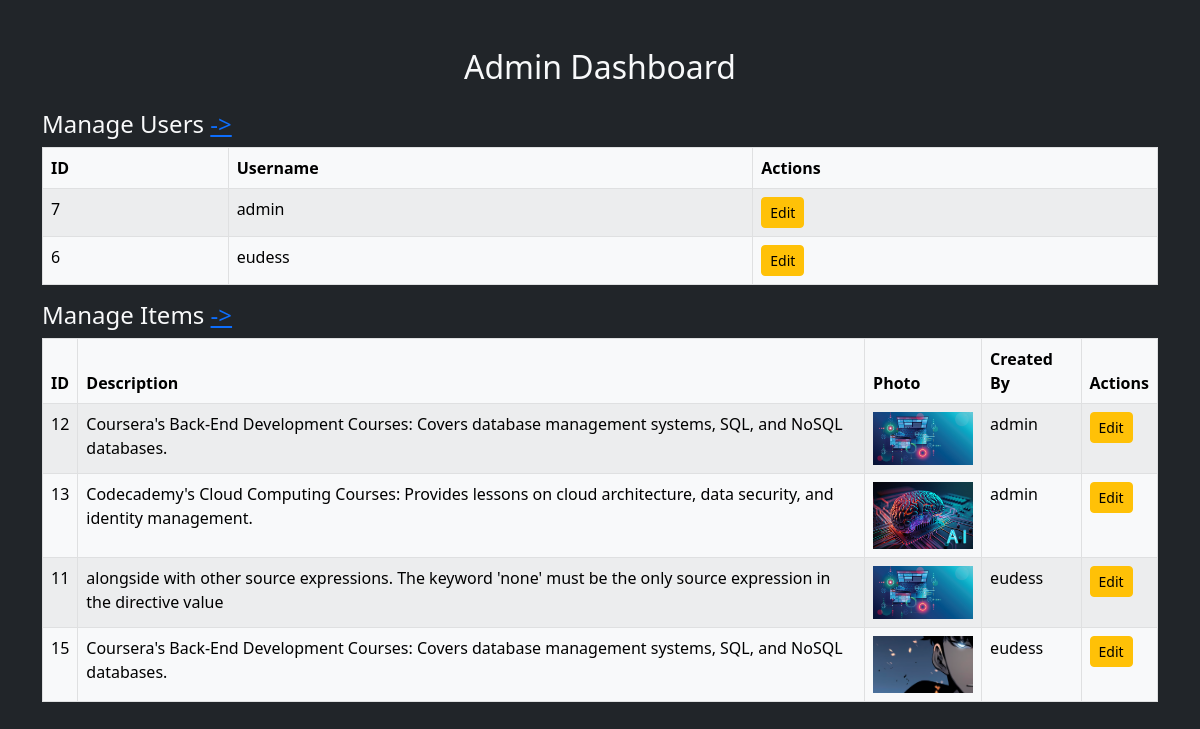
Screenshot of /admin_dashboard.php (signed in) with the database file from the repository.
### tables this page shows
CREATE TABLE `users` (
  `id` int(11) NOT NULL,
  `username` varchar(50) NOT NULL,
  `password` varchar(255) NOT NULL,
  `user_level` enum('admin','user') NOT NULL
);

CREATE TABLE `items` (
  `id` int(11) NOT NULL,
  `description` text NOT NULL,
  `photo` varchar(100) DEFAULT NULL,
  `created_by` int(11) DEFAULT NULL
);

### admin_dashboard.php (the view, shortened to what this page needs)
<?php
include 'db_connect.php';
$users_result = $conn->query("SELECT id, username FROM Users");
$items_result = $conn->query("SELECT Items.id, Items.description, Items.photo, Users.username
                             FROM Items JOIN Users ON Items.created_by = Users.id");
?>
<!DOCTYPE html>
<html lang="en">
<head>
    <link href="https://cdn.jsdelivr.net/npm/bootstrap@5.3.0-alpha1/dist/css/bootstrap.min.css" rel="stylesheet">
</head>
<body class="bg-dark">
    <div class="container mt-5">
        <h2 class="text-center mb-4  text-light">Admin Dashboard</h2>
        <h4 class="text-light">Manage Users <a href='manage_users.php'>-></a></h4>
        <table class="table table-bordered table-striped table-light">
            <thead class="table-light">
                <tr>
                    <th>ID</th>
                    <th>Username</th>
                    <th>Actions</th>
                </tr>
            </thead>
            <?php while ($user = $users_result->fetch_assoc()): ?>
                <tr>
                    <td><?= htmlspecialchars($user['id']) ?></td>
                    <td><?= htmlspecialchars($user['username']) ?></td>
                    <td>
                        <a href="edit_user.php?id=<?= $user['id'] ?>" class="btn btn-warning btn-sm">Edit</a>
                    </td>
                </tr>
            <?php endwhile; ?>
        </table>
        <h4 class="text-light">Manage Items <a href='manage_all_items.php'>-></a></h4>
        <table class="table table-bordered table-striped table-light">
            <thead class="table-light">
                <tr>
                    <th>ID</th>
                    <th>Description</th>
                    <th>Photo</th>
                    <th>Created By</th>
                    <th>Actions</th>
                </tr>
            </thead>
            <?php while ($item = $items_result->fetch_assoc()): ?>
                <tr>
                    <td><?= htmlspecialchars($item['id']) ?></td>
                    <td><?= htmlspecialchars($item['description']) ?></td>
                    <td><img src="uploads/<?= htmlspecialchars($item['photo']) ?>" width="100"></td>
                    <td><?= htmlspecialchars($item['username']) ?></td>
                    <td>
                        <a href="edit_item.php?id=<?= $item['id'] ?>" class="btn btn-warning btn-sm">Edit</a>
                    </td>
                </tr>
            <?php endwhile; ?>
        </table>
    </div>
</body>
</html>

### rows the page displays
users: id "7", username "admin"
users: id "6", username "eudess"
items: id "12", description "Coursera's Back-End Development Courses: Covers database management systems, SQL, and NoSQL databases.", photo (picture), created_by.username "admin"
items: id "13", description "Codecademy's Cloud Computing Courses: Provides lessons on cloud architecture, data security, and identity management.", photo (picture), created_by.username "admin"
items: id "11", description "alongside with other source expressions. The keyword 'none' must be the only source expression in the directive value", photo (picture), created_by.username "eudess"
items: id "15", description "Coursera's Back-End Development Courses: Covers database management systems, SQL, and NoSQL databases.", photo (picture), created_by.username "eudess"
